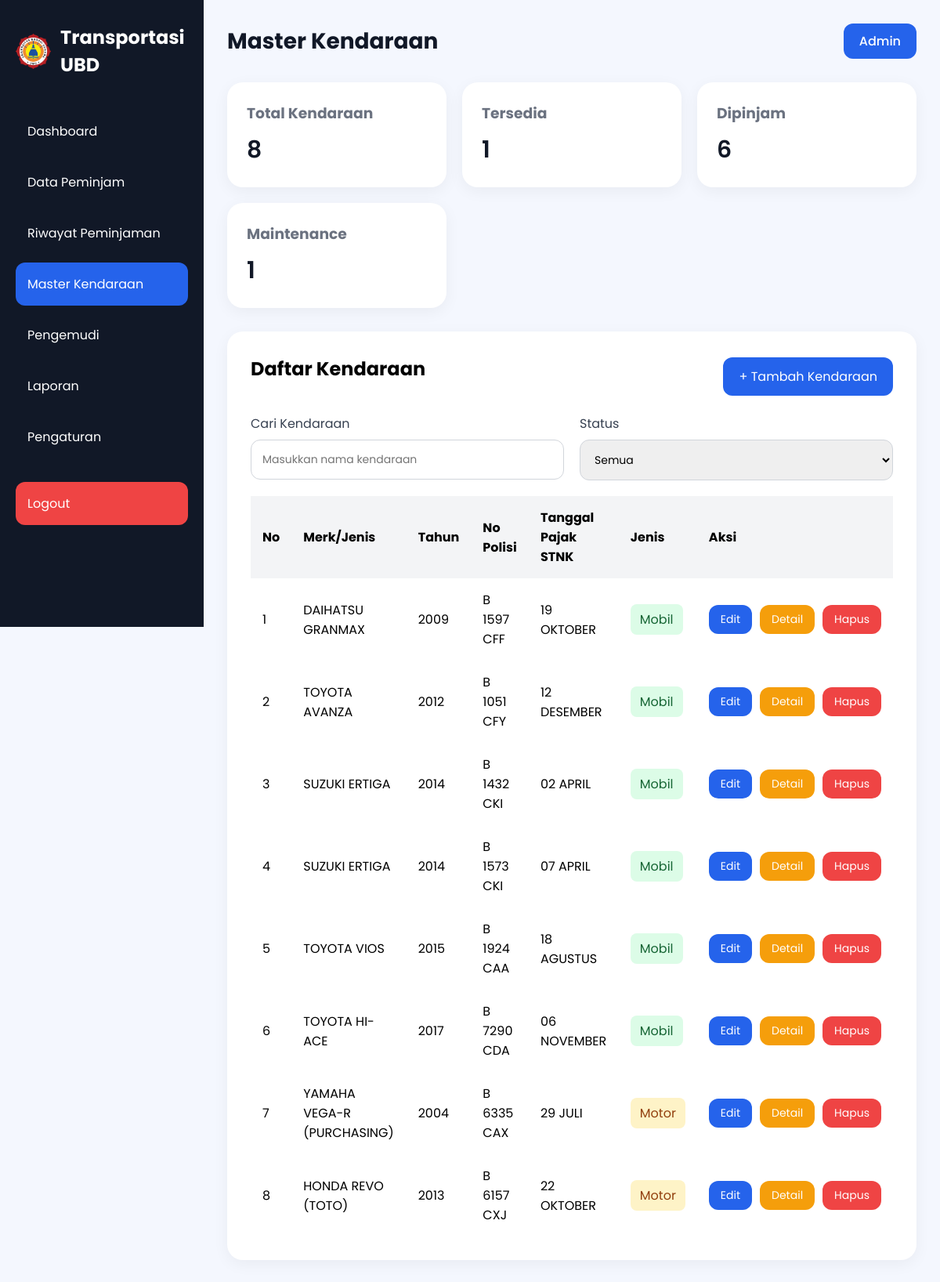
The app's page /kendaraan.php (signed in) with its own data.
### tables this page shows
CREATE TABLE `kendaraan` (
  `id_kendaraan` int(11) NOT NULL,
  `merk_jenis` varchar(100) NOT NULL,
  `tahun` int(11) NOT NULL,
  `no_polisi` varchar(15) NOT NULL,
  `tgl_pajak_stnk` varchar(30) DEFAULT NULL,
  `jenis` enum('Mobil','Motor') NOT NULL
);

### kendaraan.php (the view, shortened to what this page needs)
<?php
require_once "config/koneksi.php";
?>
<?php
$query = mysqli_query($conn, "
SELECT *
FROM kendaraan
ORDER BY id_kendaraan ASC
");
?>
<!DOCTYPE html>
<html lang="id">
<head>
    <link rel="stylesheet" href="style.css">
</head>
<body>
<div class="container">
    <div class="sidebar">
        <div class="logo">
    <img
        src="logo ubd.png"
        alt="Logo UBD"
        class="logo-img"
    >
    <h2>Transportasi UBD</h2>
</div>
        <ul class="menu">
            <li>
                <a href="index.php">Dashboard</a>
            </li>
            <li>
                <a href="data-peminjam.php">Data Peminjam</a>
            </li>
            <li>
                <a href="riwayat.php">Riwayat Peminjaman</a>
            </li>
            <li class="active">
                <a href="kendaraan.php">Master Kendaraan</a>
            </li>
            <li>
                <a href="pengemudi.php">Pengemudi</a>
            </li>
            <li>
                <a href="laporan.php">Laporan</a>
            </li>
            <li>
                <a href="pengaturan.php">Pengaturan</a>
            </li>
            <li class="logout-menu">
                <a href="proses/logout.php">Logout</a>
            </li>
        </ul>
    </div>
    <div class="main-content">
        <div class="navbar">
            <h1>Master Kendaraan</h1>
            <div class="profile">
                <a href="LOGIN.php">Admin</a>
            </div>
        </div>
        <div class="cards">
            <div class="card">
                <h3>Total Kendaraan</h3>
                <p>8</p>
            </div>
            <div class="card">
                <h3>Tersedia</h3>
                <p>1</p>
            </div>
            <div class="card">
                <h3>Dipinjam</h3>
                <p>6</p>
            </div>
            <div class="card">
                <h3>Maintenance</h3>
                <p>1</p>
            </div>
        </div>
        <div class="table-container">
            <div style="
                display:flex;
                justify-content:space-between;
                align-items:center;
                margin-bottom:20px;
            ">
                <h2>Daftar Kendaraan</h2>
                <button id="btnTambahKendaraan" style="
                    width:auto;
                    padding:12px 20px;
                " class="btn-1">
                    + Tambah Kendaraan
                </button>
            </div>
            <div class="row">
                <div class="input-group">
                    <label>Cari Kendaraan</label>
                    <input type="text" id="searchKendaraan" placeholder="Masukkan nama kendaraan">
                </div>
                <div class="input-group">
                    <label>Status</label>
                    <select id="searchStatus">
                        <option>Semua</option>
                    </select>
                </div>
            </div>
            <table>
                <thead>
                    <tr>
                        <th>No</th>
                        <th>Merk/Jenis</th>
                        <th>Tahun</th>
                        <th>No Polisi</th>
                        <th>Tanggal Pajak STNK</th>
                        <th>Jenis</th>
                        <th>Aksi</th>
                    </tr>
                </thead>
                <tbody id="dataKendaraan">
                <?php
                $no = 1;
                while($row = mysqli_fetch_assoc($query)):
                ?>
                <tr>
                    <td><?= $no++; ?></td>
                    <td><?= htmlspecialchars($row['merk_jenis']); ?></td>
                    <td><?= htmlspecialchars($row['tahun']); ?></td>
                    <td><?= htmlspecialchars($row['no_polisi']); ?></td>
                    <td><?= htmlspecialchars($row['tgl_pajak_stnk']); ?></td>
                    <td>
                        <?php if($row['jenis'] == "Mobil"): ?>
                            <span class="success">Mobil</span>
                        <?php else: ?>
                            <span class="pending">Motor</span>
                        <?php endif; ?>
                    </td>
                    <td>
                        <div class="action-buttons">
                            <button
                                class="btn-1 btnEdit"
                                style="
                                    width:auto;
                                    padding:8px 15px;
                                    font-size:14px;
                                "
                                data-id="<?= $row['id_kendaraan']; ?>">
                                Edit
                            </button>
                            <button
                                class="btn-1 btnDetail"
                                style="
                                    width:auto;
                                    padding:8px 15px;
                                    font-size:14px;
                                    background:#f59e0b;
                                "
                                data-id="<?= $row['id_kendaraan']; ?>">
                                Detail
                            </button>
                            <a
                                href="proses/hapus_kendaraan.php?id=<?= $row['id_kendaraan']; ?>"
                                onclick="return confirm('Yakin ingin menghapus kendaraan ini?')"
                                class="btn-1"
                                style="
                                    width:auto;
                                    padding:8px 15px;
                                    font-size:14px;
                                    background:#ef4444;
                                    color:white;
                                    text-decoration:none;
                                    display:inline-block;
                                ">
                                Hapus
                            </a>
                        </div>
                    </td>
                </tr>
                <?php endwhile; ?>
                </tbody>
            </table>
        </div>
    </div>
</div>
</body>
</html>

### style.css (style rules this page uses)
* { margin:0; padding:0; box-sizing:border-box; font-family:'Poppins', sans-serif; }
body { background:#f4f7fe; }
.container { display:flex; }
.sidebar { width:260px; height:100vh; background:#111827; color:white; padding:30px 20px; position:fixed; }
.logo { display:flex; align-items:center; gap:12px; margin-bottom:40px; }
.logo-img { width:45px; height:45px; object-fit:contain; }
.logo h2 { font-size:24px; }
.menu { list-style:none; }
.menu li { padding:15px; margin-bottom:10px; border-radius:12px; cursor:pointer; transition:0.3s; }
.menu .active { background:#2563eb; }
.main-content { margin-left:260px; width:100%; padding:30px; }
.navbar { display:flex; justify-content:space-between; align-items:center; margin-bottom:30px; }
.navbar h1 { font-size:28px; color:#111827; }
.profile { background:#2563eb; padding:10px 20px; border-radius:12px; }
.profile a { color:white; text-decoration:none; font-weight:500; display:block; }
.cards { display:grid; grid-template-columns:repeat(auto-fit,minmax(220px,1fr)); gap:20px; margin-bottom:30px; }
.card { background:white; padding:25px; border-radius:20px; box-shadow:0 5px 20px rgba(0,0,0,0.05); }
.card h3 { color:#6b7280; margin-bottom:10px; }
.card p { font-size:30px; font-weight:600; color:#111827; }
.input-group { display:flex; flex-direction:column; margin-bottom:20px; width:100%; }
.input-group label { margin-bottom:8px; color:#374151; }
.input-group input, .input-group textarea, .input-group select { padding:14px; border:1px solid #d1d5db; border-radius:12px; outline:none; font-size:14px; }
.row { display:flex; gap:20px; }
.btn-1 { width:100%; padding:15px; border:none; background:#2563eb; color:white; border-radius:12px; font-size:16px; cursor:pointer; transition:0.3s; }
.table-container { background:white; padding:30px; border-radius:20px; box-shadow:0 5px 20px rgba(0,0,0,0.05); }
.table-container h2 { margin-bottom:20px; }
table { width:100%; border-collapse:collapse; }
table th, table td { padding:15px; text-align:left; }
table th { background:#f3f4f6; }
.success { background:#dcfce7; color:#166534; padding:8px 12px; border-radius:8px; }
.pending { background:#fef3c7; color:#92400e; padding:8px 12px; border-radius:8px; }
.menu li a { text-decoration: none; color: white; display: block; width: 100%; }
.action-buttons { display:flex; flex-direction:row; gap:10px; align-items:center; }
.logout-menu { margin-top:30px; background:#ef4444; border-radius:12px; }
.logout-menu a { color:white; text-decoration:none; display:block; }

### records on screen
kendaraan: merk_jenis "DAIHATSU GRANMAX", tahun "2009", no_polisi "B 1597 CFF", tgl_pajak_stnk "19 OKTOBER", jenis "Mobil"
kendaraan: merk_jenis "TOYOTA AVANZA", tahun "2012", no_polisi "B 1051 CFY", tgl_pajak_stnk "12 DESEMBER", jenis "Mobil"
kendaraan: merk_jenis "SUZUKI ERTIGA", tahun "2014", no_polisi "B 1432 CKI", tgl_pajak_stnk "02 APRIL", jenis "Mobil"
kendaraan: merk_jenis "SUZUKI ERTIGA", tahun "2014", no_polisi "B 1573 CKI", tgl_pajak_stnk "07 APRIL", jenis "Mobil"
kendaraan: merk_jenis "TOYOTA VIOS", tahun "2015", no_polisi "B 1924 CAA", tgl_pajak_stnk "18 AGUSTUS", jenis "Mobil"
kendaraan: merk_jenis "TOYOTA HI-ACE", tahun "2017", no_polisi "B 7290 CDA", tgl_pajak_stnk "06 NOVEMBER", jenis "Mobil"
kendaraan: merk_jenis "YAMAHA VEGA-R (PURCHASING)", tahun "2004", no_polisi "B 6335 CAX", tgl_pajak_stnk "29 JULI", jenis "Motor"
kendaraan: merk_jenis "HONDA REVO (TOTO)", tahun "2013", no_polisi "B 6157 CXJ", tgl_pajak_stnk "22 OKTOBER", jenis "Motor"
